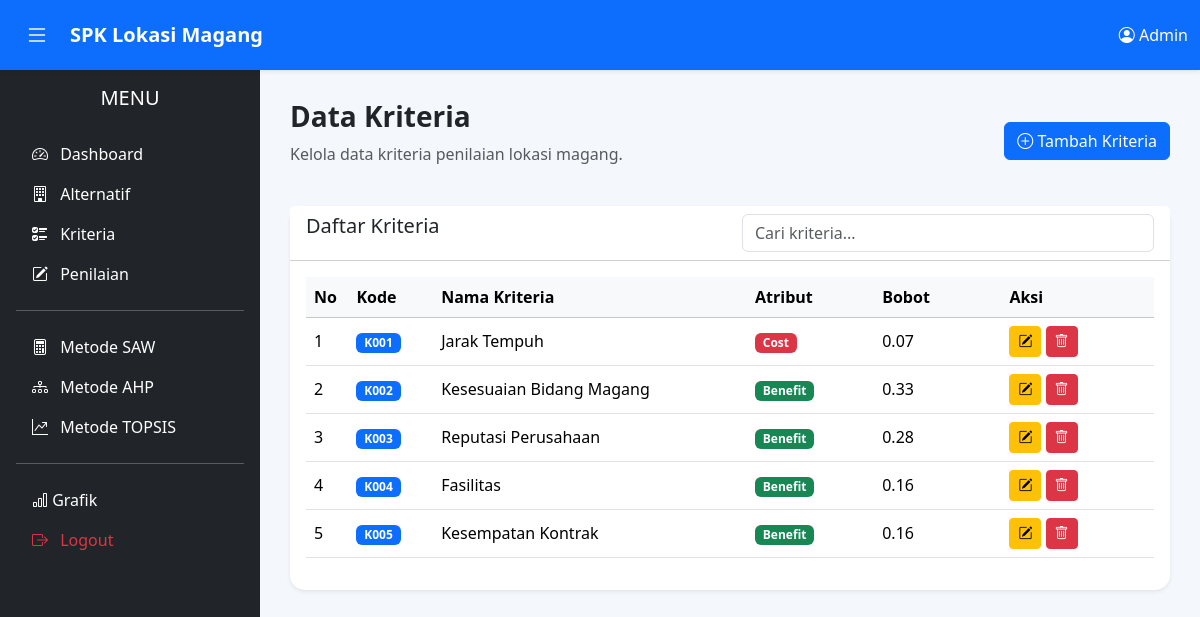
Page /View/Data Kriteria/index.php (signed in) on the committed database.
### tables this page shows
CREATE TABLE `kriteria` (
  `id_kriteria` int NOT NULL,
  `kode` varchar(5) DEFAULT NULL,
  `nama_kriteria` varchar(100) DEFAULT NULL,
  `atribut` enum('benefit','cost') DEFAULT NULL,
  `bobot` decimal(5,2) DEFAULT NULL
);

### View/Data Kriteria/index.php (the view, shortened to what this page needs)
<?php
include "../../Connection/Koneksi.php";
$query = mysqli_query($conn, "
SELECT *
FROM kriteria
ORDER BY kode ASC
");
include "../Template/Header.php";
include "../Template/Navbar.php";
include "../Template/Sidebar.php";
?>
<div class="main-content">
    <div class="page-heading d-flex justify-content-between align-items-center mb-4">
        <div>
            <h3 class="fw-bold">
                Data Kriteria
            </h3>
            <p class="text-muted">
                Kelola data kriteria penilaian lokasi magang.
            </p>
        </div>
        <a href="tambah.php" class="btn btn-primary">
            <i class="bi bi-plus-circle"></i>
            Tambah Kriteria
        </a>
    </div>
    <div class="card shadow-sm border-0">
        <div class="card-header bg-white">
            <div class="row">
                <div class="col-md-6">
                    <h5 class="mb-0">
                        Daftar Kriteria
                    </h5>
                </div>
                <div class="col-md-6">
                    <input
                        type="text"
                        id="search"
                        class="form-control"
                        placeholder="Cari kriteria...">
                </div>
            </div>
        </div>
        <div class="card-body">
            <div class="table-responsive">
                <table class="table table-hover align-middle" id="tableKriteria">
                    <thead class="table-light">
                        <tr>
                            <th width="5%">No</th>
                            <th width="10%">Kode</th>
                            <th>Nama Kriteria</th>
                            <th width="15%">Atribut</th>
                            <th width="15%">Bobot</th>
                            <th width="18%">Aksi</th>
                        </tr>
                    </thead>
                    <tbody>
                        <?php
                        $no = 1;
                        while ($row = mysqli_fetch_assoc($query)) :
                        ?>
                            <tr>
                                <td><?= $no++; ?></td>
                                <td>
                                    <span class="badge bg-primary">
                                        <?= $row['kode']; ?>
                                    </span>
                                </td>
                                <td>
                                    <?= htmlspecialchars($row['nama_kriteria']); ?>
                                </td>
                                <td>
                                    <?php
                                    if ($row['atribut'] == "benefit") {
                                        echo '<span class="badge bg-success">Benefit</span>';
                                    } else {
                                        echo '<span class="badge bg-danger">Cost</span>';
                                    }
                                    ?>
                                </td>
                                <td>
                                    <?= number_format($row['bobot'], 2); ?>
                                </td>
                                <td>
                                    <a href="edit.php?id=<?= $row['id_kriteria']; ?>"
                                        class="btn btn-warning btn-sm">
                                        <i class="bi bi-pencil-square"></i>
                                    </a>
                                    <a href="hapus.php?id=<?= $row['id_kriteria']; ?>"
                                        class="btn btn-danger btn-sm"
                                        onclick="return confirm('Yakin ingin menghapus data ini?')">
                                        <i class="bi bi-trash"></i>
                                    </a>
                                </td>
                            </tr>
                        <?php endwhile; ?>
                    </tbody>
                </table>
            </div>
        </div>
    </div>
</div>
<?php
include "../Template/Footer.php";
?>

### Assets/css/style.css (style rules this page uses)
body { overflow-x:hidden; background:#f4f7fb; }
.main-content { margin-left:260px; margin-top:70px; padding:30px; }
.card { border:none; border-radius:15px; }

### rows in the picture
kriteria: kode "K001", nama_kriteria "Jarak Tempuh", atribut "Cost", bobot "0.07"
kriteria: kode "K002", nama_kriteria "Kesesuaian Bidang Magang", atribut "Benefit", bobot "0.33"
kriteria: kode "K003", nama_kriteria "Reputasi Perusahaan", atribut "Benefit", bobot "0.28"
kriteria: kode "K004", nama_kriteria "Fasilitas", atribut "Benefit", bobot "0.16"
kriteria: kode "K005", nama_kriteria "Kesempatan Kontrak", atribut "Benefit", bobot "0.16"

### other values in the picture
$_SESSION['nama'] "Admin"
